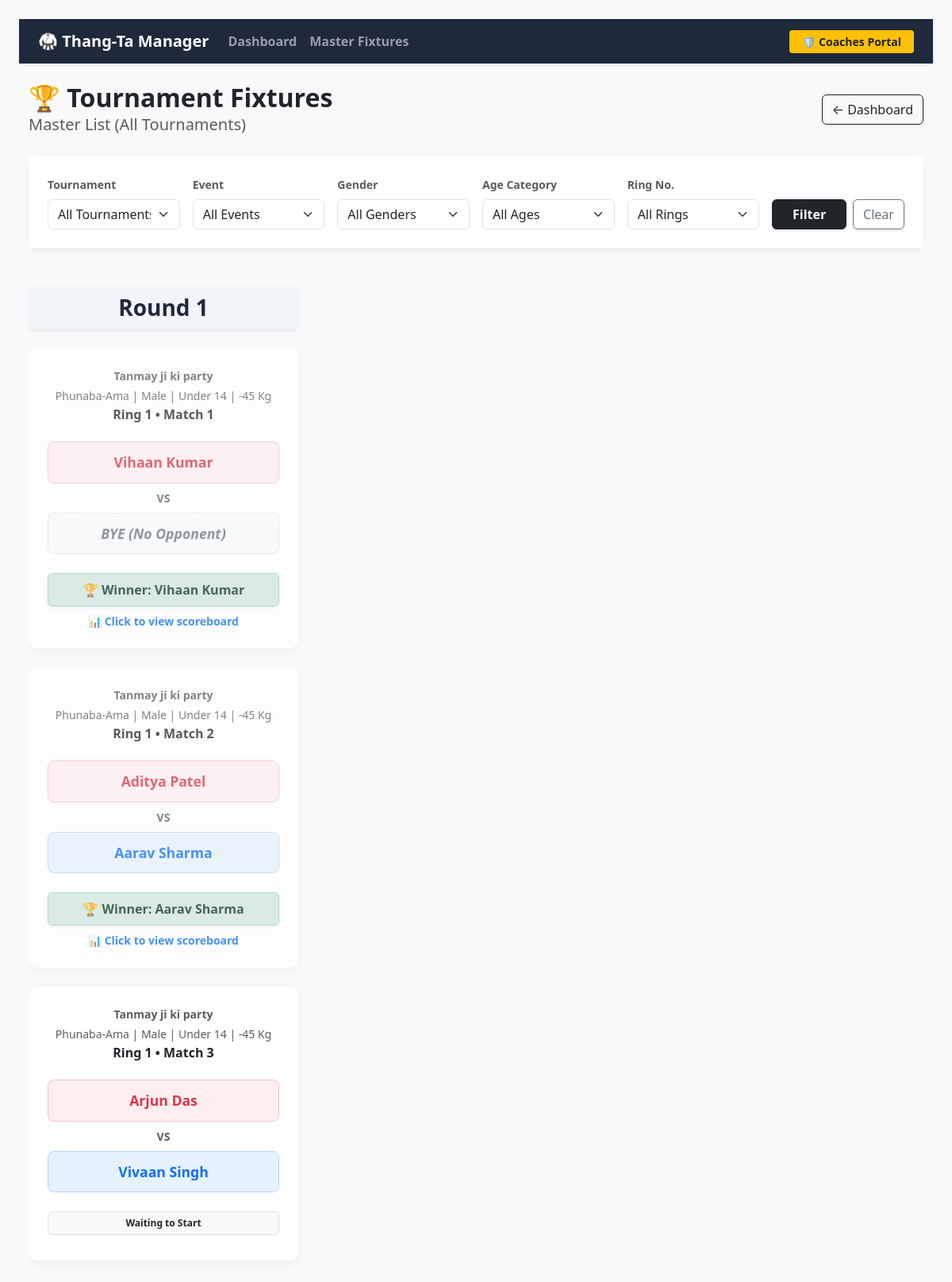
The app's page /fixtures/, older data.
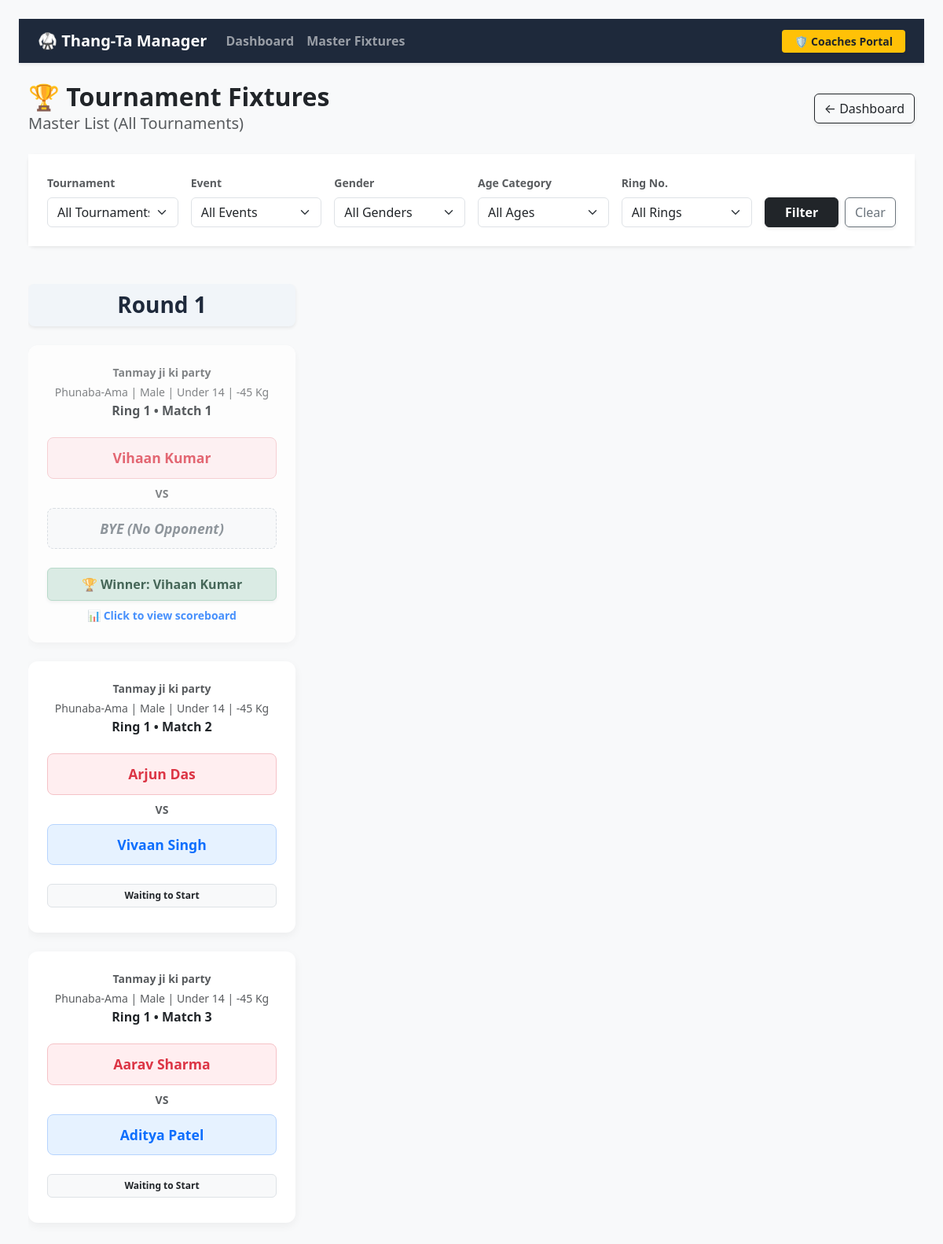
The same page, newer data.
### thangta/models.py (models this page shows, shortened)
class Match(models.Model):
    tournament = models.ForeignKey(Tournament, on_delete=models.CASCADE)
    event_type = models.CharField(max_length=50)
    age_category = models.CharField(max_length=3)
    weight_category = models.CharField(max_length=4)
    gender = models.CharField(max_length=10)
    is_active = models.BooleanField(default=False)
    is_completed = models.BooleanField(default=False)
    round_number = models.IntegerField(default=1)
    current_round = models.IntegerField(default=1) # Tracks Round 1, Round 2, or 3 (Tie Breaker)
    current_sub_round = models.IntegerField(default=1)
    match_sequence = models.IntegerField(help_text="Order of the match in this round")
    current_sub_round = models.IntegerField(default=1)
    ring_number = models.IntegerField(default=1)
    participant_red = models.ForeignKey(Participant, related_name='matches_as_red', on_delete=models.CASCADE)
    participant_blue = models.ForeignKey(Participant, related_name='matches_as_blue', on_delete=models.CASCADE, null=True, blank=True)
    winner = models.ForeignKey(Participant, related_name='matches_won', on_delete=models.SET_NULL, null=True, blank=True)
    score_red = models.IntegerField(default=0)
    score_blue = models.IntegerField(default=0)
    round_1_red = models.IntegerField(default=0)
    round_1_blue = models.IntegerField(default=0)
    round_2_red = models.IntegerField(default=0)
    round_2_blue = models.IntegerField(default=0)
    round_3_red = models.IntegerField(default=0)
    round_3_blue = models.IntegerField(default=0)
    @property
    def age_display(self):
        age_map = {'U14': 'Under 14', 'U18': 'Under 18', 'O18': 'Over 18'}
        return age_map.get(self.age_category, self.age_category)
    @property
    def weight_display(self):
        if self.weight_category and "Kg" not in str(self.weight_category):
            return f"{self.weight_category} Kg"
        return self.weight_category
    @property
    def full_category_name(self):
        return f"{self.event_type} | {self.gender} | {self.age_display} | {self.weight_display}"

class Tournament(models.Model):
    name = models.CharField(max_length=200)
    start_date = models.DateField()
    end_date = models.DateField(null=True, blank=True)
    location = models.CharField(max_length=200, blank=True, null=True)
    created_at = models.DateTimeField(auto_now_add=True)
    battle_rings = models.IntegerField(default=0)

class Participant(models.Model):
    class GenderChoices(models.TextChoices):
        MALE = 'Male', 'Male'
        FEMALE = 'Female', 'Female'
    class EventTypeChoices(models.TextChoices):
        PHUNABA_AMA = 'Phunaba-Ama', 'Phunaba-Ama'
        PHUNABA_ANISHUBA = 'Phunaba-Anishuba', 'Phunaba-Anishuba'
    class AgeCategory(models.TextChoices):
        UNDER_14 = 'U14', 'Under 14'
        UNDER_18 = 'U18', 'Under 18'
        OVER_18 = 'O18', 'Over 18'
    class WeightCategory(models.TextChoices):
        MINUS_21 = '-21', '-21 Kg'
        MINUS_25 = '-25', '-25 Kg'
        MINUS_29 = '-29', '-29 Kg'
        MINUS_33 = '-33', '-33 Kg'
        MINUS_37 = '-37', '-37 Kg'
        MINUS_40 = '-40', '-40 Kg'
        MINUS_41 = '-41', '-41 Kg'
        MINUS_44 = '-44', '-44 Kg'
        MINUS_45 = '-45', '-45 Kg'
        MINUS_49 = '-49', '-49 Kg'
        MINUS_52 = '-52', '-52 Kg'
        MINUS_53 = '-53', '-53 Kg'
        MINUS_56 = '-56', '-56 Kg'
        MINUS_75 = '-75', '-75 Kg'
        PLUS_53 = '+53', '+53 Kg'
    tournament = models.ForeignKey(
        Tournament,
        on_delete=models.CASCADE,
        related_name='participants',
        null=True, blank=True
    )
    name = models.CharField(max_length=200, null=True, blank=True)
    actual_age = models.IntegerField(null=True, blank=True, help_text="Age in numbers")
    date_of_birth = models.DateField(null=True, blank=True) # Add this!
    age = models.IntegerField(default = 0)
    gender = models.CharField(max_length=10, choices=GenderChoices.choices, null=True, blank=True)
    contact = models.CharField(max_length=15, null=True, blank=True)
    district = models.CharField(max_length=100)
    district_code = models.CharField(max_length=20)
    event_type = models.CharField(max_length=50, choices=EventTypeChoices.choices, null=True, blank=True)
    age_category = models.CharField(
        max_length=3,
        choices=AgeCategory.choices,
        help_text="Select the participant's age group."
    )
    weight_category = models.CharField(
        max_length=4,
        choices=WeightCategory.choices,
        help_text="Select the participant's weight class."
    )

### thangta/views.py (the view)
# urls.py: path('fixtures/', global_fixtures, name='global-fixtures'),   # path('tournaments/<int:tournament_id>/fixtures/', manage_fixtures, name='manage-fixtures'),
def global_fixtures(request):
    matches = Match.objects.all()
    if request.GET.get('tournament'):
        matches = matches.filter(tournament_id=request.GET.get('tournament'))
    if request.GET.get('event_type'):
        matches = matches.filter(event_type=request.GET.get('event_type'))
    if request.GET.get('gender'):
        matches = matches.filter(gender=request.GET.get('gender'))
    if request.GET.get('weight_category'):
        matches = matches.filter(weight_category=request.GET.get('weight_category'))
    if request.GET.get('age_category'):
        matches = matches.filter(age_category=request.GET.get('age_category'))
    if request.GET.get('ring_number'):
        matches = matches.filter(ring_number=request.GET.get('ring_number'))
    matches = matches.order_by('round_number', 'match_sequence')
    tournaments = Tournament.objects.all()
    return render(request, 'global_fixtures.html', {
        'matches': matches,
        'tournaments': tournaments,
    })

### thangta/templates/global_fixtures.html (shortened to what this page needs)
<!DOCTYPE html>
<html lang="en">
<head>
    <link href="https://cdn.jsdelivr.net/npm/bootstrap@5.3.0/dist/css/bootstrap.min.css" rel="stylesheet">
</head>
<body class="bg-light p-4">
{% include 'partials/navbar.html' %}
<div class="container-fluid">
    <div class="d-flex justify-content-between align-items-center mb-4">
        <div>
            <h2 class="fw-bold m-0">🏆 Tournament Fixtures</h2>
            <p class="text-muted fs-5 m-0">
                {% if request.GET.tournament %}
                    Filtered View
                {% else %}
                    Master List (All Tournaments)
                {% endif %}
            </p>
        </div>
        <div class="d-flex gap-2 align-items-center">
            <a href="{% url 'tournament-dashboard' %}" class="btn btn-outline-dark shadow-sm">← Dashboard</a>
        </div>
    </div>
    <div class="card shadow-sm border-0 mb-5 rounded-3">
        <div class="card-body p-4 bg-white">
            <form method="GET" class="row g-3 align-items-end">
                <div class="col-md-2">
                    <label class="form-label text-muted small fw-bold">Tournament</label>
                    <select name="tournament" class="form-select">
                        <option value="">All Tournaments</option>
                    </select>
                </div>
                <div class="col-md-2">
                    <label class="form-label text-muted small fw-bold">Event</label>
                    <select name="event_type" class="form-select">
                        <option value="">All Events</option>
                    </select>
                </div>
                <div class="col-md-2">
                    <label class="form-label text-muted small fw-bold">Gender</label>
                    <select name="gender" class="form-select">
                        <option value="">All Genders</option>
                    </select>
                </div>
                <div class="col-md-2">
                    <label class="form-label text-muted small fw-bold">Age Category</label>
                    <select name="age_category" class="form-select">
                        <option value="">All Ages</option>
                    </select>
                </div>
                <div class="col-md-2">
                    <label class="form-label text-muted small fw-bold">Ring No.</label>
                    <select name="ring_number" class="form-select">
                        <option value="">All Rings</option>
                    </select>
                </div>
                <div class="col-md-2 d-flex gap-2">
                    <button type="submit" class="btn btn-dark w-100 fw-bold shadow-sm">Filter</button>
                    <a href="{% url 'global-fixtures' %}" class="btn btn-outline-secondary shadow-sm">Clear</a>
                </div>
            </form>
        </div>
    </div>
    {% regroup matches by round_number as rounds %}
    {% if rounds %}
        <div class="bracket-container">
            {% for round in rounds %}
                <div class="round-column">
                    <h3 class="round-header shadow-sm text-center">Round {{ round.grouper }}</h3>
                    <div class="d-flex flex-column gap-4">
                        {% for match in round.list %}
                            <div class="card match-card {% if match.is_completed %}opacity-75 clickable-card{% endif %}"
                                 {% if match.is_completed %}onclick="window.location.href='{% url 'match-summary' match.id %}'"{% endif %}>
                                <div class="card-body text-center p-4 d-flex flex-column h-100">
                                    <p class="text-muted small mb-1 fw-bold">{{ match.tournament.name }}</p>
                                    <p class="text-muted small mb-1">{{ match.full_category_name|default:match.event_type }}</p>
                                    <h6 class="fw-bold mb-4 text-dark">
                                        Ring {{ match.ring_number }} •
                                        {% if match.match_sequence|stringformat:"s" == "1001" %}
                                            <span class="text-warning fw-bold">🥇 Gold/Silver Final</span>
                                        {% elif match.match_sequence|stringformat:"s" == "1002" %}
                                            <span class="text-danger fw-bold" style="color: #cd7f32 !important;">🥉 Bronze Playoff</span>
                                        {% else %}
                                            Match {{ match.match_sequence }}
                                        {% endif %}
                                    </h6>
                                    <div class="fighter-box red-corner mb-2">{{ match.participant_red.name }}</div>
                                    <div class="fw-bold text-muted mb-2 small">VS</div>
                                    {% if match.participant_blue %}
                                        <div class="fighter-box blue-corner mb-4">{{ match.participant_blue.name }}</div>
                                    {% else %}
                                        <div class="fighter-box bye-corner mb-4">BYE (No Opponent)</div>
                                    {% endif %}
                                    <div class="mt-auto">
                                        {% if match.is_completed %}
                                            <div class="alert alert-success m-0 py-2 fw-bold shadow-sm">🏆 Winner: {{ match.winner.name }}</div>
                                            <div class="text-primary small mt-2 fw-bold">📊 Click to view scoreboard</div>
                                        {% else %}
                                            <span class="badge bg-light text-dark border p-2 mb-2 w-100 d-inline-block">Waiting to Start</span>
                                        {% endif %}
                                    </div>
                                </div>
                            </div>
                        {% endfor %}
                    </div>
                </div>
            {% endfor %}
        </div>
    {% else %}
        <div class="text-center py-5">
            <h4 class="text-muted fst-italic">No matches found for these filters.</h4>
        </div>
    {% endif %}
</div>
</body>
</html>

### thangta/templates/partials/navbar.html (shortened to what this page needs)
<nav class="navbar navbar-expand-lg navbar-dark shadow-sm mb-4" style="background-color: #1e293b;">
    <div class="container-fluid px-4">
        <a class="navbar-brand fw-bold" href="{% url 'tournament-dashboard' %}">
            🥋 Thang-Ta Manager
        </a>
        <div class="collapse navbar-collapse" id="mainNavbar">
            <ul class="navbar-nav me-auto mb-2 mb-lg-0 fw-semibold">
                <li class="nav-item">
                    <a class="nav-link" href="{% url 'tournament-dashboard' %}">Dashboard</a>
                </li>
                <li class="nav-item">
                    <a class="nav-link" href="{% url 'global-fixtures' %}">Master Fixtures</a>
                </li>
            </ul>
            <div class="d-flex align-items-center gap-3">
                <a href="{% url 'district-login-coach' %}" class="btn btn-warning btn-sm fw-bold px-3 shadow-sm text-dark" style="border: none;">
                    🛡️ Coaches Portal
                </a>
            </div>
        </div>
    </div>
</nav>

### thangta/templates/global_fixtures.html (style rules this page uses)
.match-card { border-radius: 12px; border: none; box-shadow: 0 4px 12px rgba(0,0,0,0.05); }
.fighter-box { padding: 12px; border-radius: 8px; font-weight: bold; font-size: 1.1rem; }
.red-corner { background-color: #ffeef0; color: #dc3545; border: 1px solid #f5c2c7; }
.blue-corner { background-color: #e6f2ff; color: #0d6efd; border: 1px solid #b6d4fe; }
.bye-corner { background-color: #f8f9fa; color: #6c757d; border: 1px dashed #ced4da; font-style: italic; }
.round-header { background-color: #f1f5f9; padding: 10px 20px; border-radius: 8px; color: #1e293b; font-weight: bold; margin-bottom: 1.5rem; }
.clickable-card { cursor: pointer; transition: transform 0.2s ease, opacity 0.2s ease; }
.bracket-container { display: flex; flex-wrap: nowrap; overflow-x: auto; padding-bottom: 2rem; gap: 2rem; }
.round-column { display: flex; flex-direction: column; min-width: 340px; max-width: 340px; }

Row changes from the older to the newer data that the page shows:
removed Match: tournament.name "Tanmay ji ki party", full_category_name "Phunaba-Ama | Male | Under 14 | -45 Kg", ring_number "1", match_sequence "2", participant_red.name "Aditya Patel", participant_blue.name "Aarav Sharma", winner.name "Aarav Sharma", is_completed True (drawn)
removed Match: tournament.name "Tanmay ji ki party", full_category_name "Phunaba-Ama | Male | Under 14 | -45 Kg", ring_number "1", match_sequence "3", participant_red.name "Arjun Das", participant_blue.name "Vivaan Singh", is_completed "Waiting to Start"
added Match: tournament.name "Tanmay ji ki party", full_category_name "Phunaba-Ama | Male | Under 14 | -45 Kg", ring_number "1", match_sequence "2", participant_red.name "Arjun Das", participant_blue.name "Vivaan Singh", is_completed "Waiting to Start"
added Match: tournament.name "Tanmay ji ki party", full_category_name "Phunaba-Ama | Male | Under 14 | -45 Kg", ring_number "1", match_sequence "3", participant_red.name "Aarav Sharma", participant_blue.name "Aditya Patel", is_completed "Waiting to Start"
